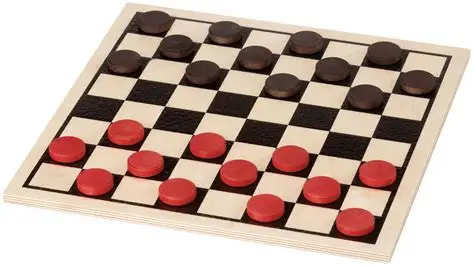
#> input picture assets/checkersboard.png, 474 x 267 px
$ python test.py
#> lines starting #> are read from the running program, lines starting #| are printed output that depends on the picture
'''
harris method corner detection
'''
import numpy as np
import matplotlib.pyplot as plt
import cv2 as cv
import os

def harriscorner():
    root = os.getcwd() # current working directory
    imgPath = os.path.join(root,'assets/checkersboard.png') # image path
    img = cv.imread(imgPath)
#> img is the input picture: shape (267, 474, 3); mean B, G, R 166.2, 176.1, 197.5
    imgRGB = cv.cvtColor(img,cv.COLOR_BGR2RGB)
    imgGray = cv.cvtColor(img,cv.COLOR_BGR2GRAY)
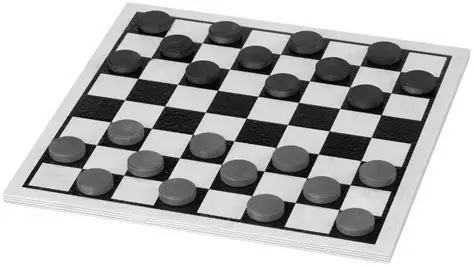
#> imgGray: shape (267, 474); min 0, max 255, mean 181.4
    imgGrayFloat = np.float32(imgGray)

    plt.figure(figsize=(15,5))

    # First plot: Grayscale image
    plt.subplot(131) # 131 means 1 row, 3 columns, first plot
    plt.imshow(imgGray, cmap='gray') # cmap gray for grayscale image
    plt.title('Grayscale Image')
    plt.axis('off')

    # Second plot: Harris response
    plt.subplot(132) # 132 means 1 row, 3 columns, second plot
    blockSize = 5 # size of neighbourhood, a square window used to calculate the derivative covariation matrix
    sobelSize = 3 # aperture parameter, gradient precision
    k = 0.9       # Harris detector free parameter in the equation

    # Harris corner detection
    # cv.cornerHarris( source image, block size, sobel size, k)
    harris = cv.cornerHarris(imgGrayFloat,blockSize,sobelSize,k)
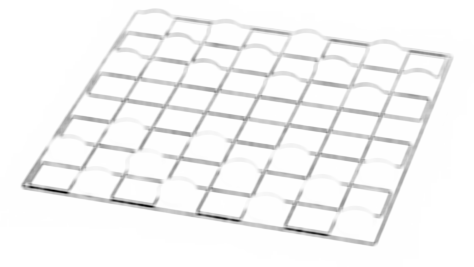
#> harris: shape (267, 474) float32; min -457942560, max 0, mean -17018078; drawn with min black and max white
    # returns a 2D array of scores that represent the confidence of corners at each pixel location

    plt.imshow(harris, cmap='hot') # cmap = hot, heatmap style
    plt.title('Harris Response Map')
    plt.colorbar()
    plt.axis('off')

    # Third plot: Original image with circled corners
    plt.subplot(133)

    # Create a copy to draw on
    imgWithCorners = imgRGB.copy()

    # Normalize Harris response to 0-255 range for better thresholding

    harris_norm = cv.normalize(harris, None, 0, 255, cv.NORM_MINMAX, cv.CV_32FC1)

    # Threshold to find corners (adjust threshold value as needed)
    threshold = 0.01  # 5% of max value
    thresh_value = threshold * harris_norm.max()
#> thresh_value = 2.55

    # Find corner coordinates
    corner_coords = np.where(harris_norm > thresh_value)
#> corner_coords = 126554 positions, rows 0 to 266, columns 0 to 473
    print(corner_coords)
#> (printed output is left out)

    # Draw circles at corner positions
    for y, x in zip(*corner_coords):
        cv.circle(imgWithCorners, (x, y), 5, (0, 255, 0), 2)  # Green circles
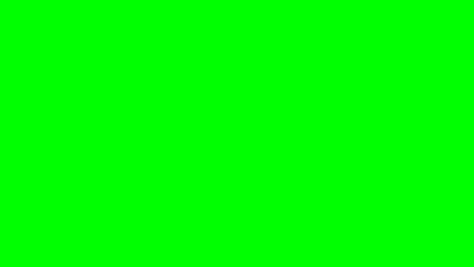
#> imgWithCorners: shape (267, 474, 3); mean R, G, B 0, 255, 0

    # Alternative: Mark corners with red pixels (original method)
    # imgWithCorners[harris_norm > thresh_value] = [255, 0, 0]  # Red pixels

    plt.imshow(imgWithCorners)
    plt.title(f'Detected Corners (threshold={threshold})')
    plt.axis('off')

    plt.tight_layout()
    plt.show()
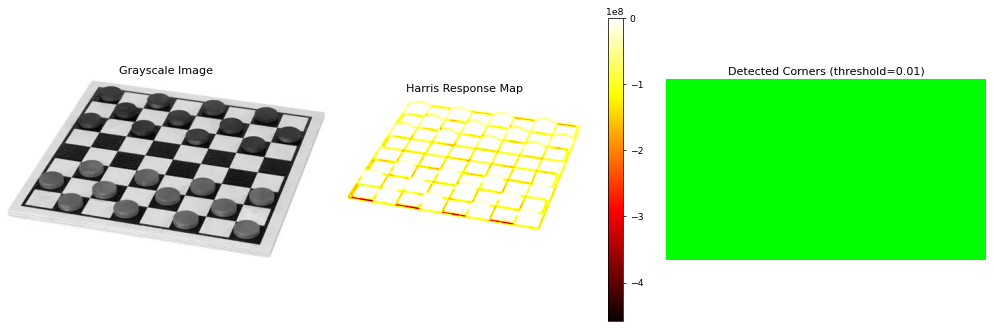
#> figure drawn by matplotlib, 4 panels

    # Print some statistics
    print(f"Harris response min: {harris.min():.2f}, max: {harris.max():.2f}")
#| Harris response min: -457942560.00, max: 0.00
    print(f"Number of corners detected: {len(corner_coords[0])}")
#| Number of corners detected: 126554
    print(f"Threshold value used: {thresh_value:.2f}")
#| Threshold value used: 2.55

if __name__ == '__main__':
    harriscorner()
